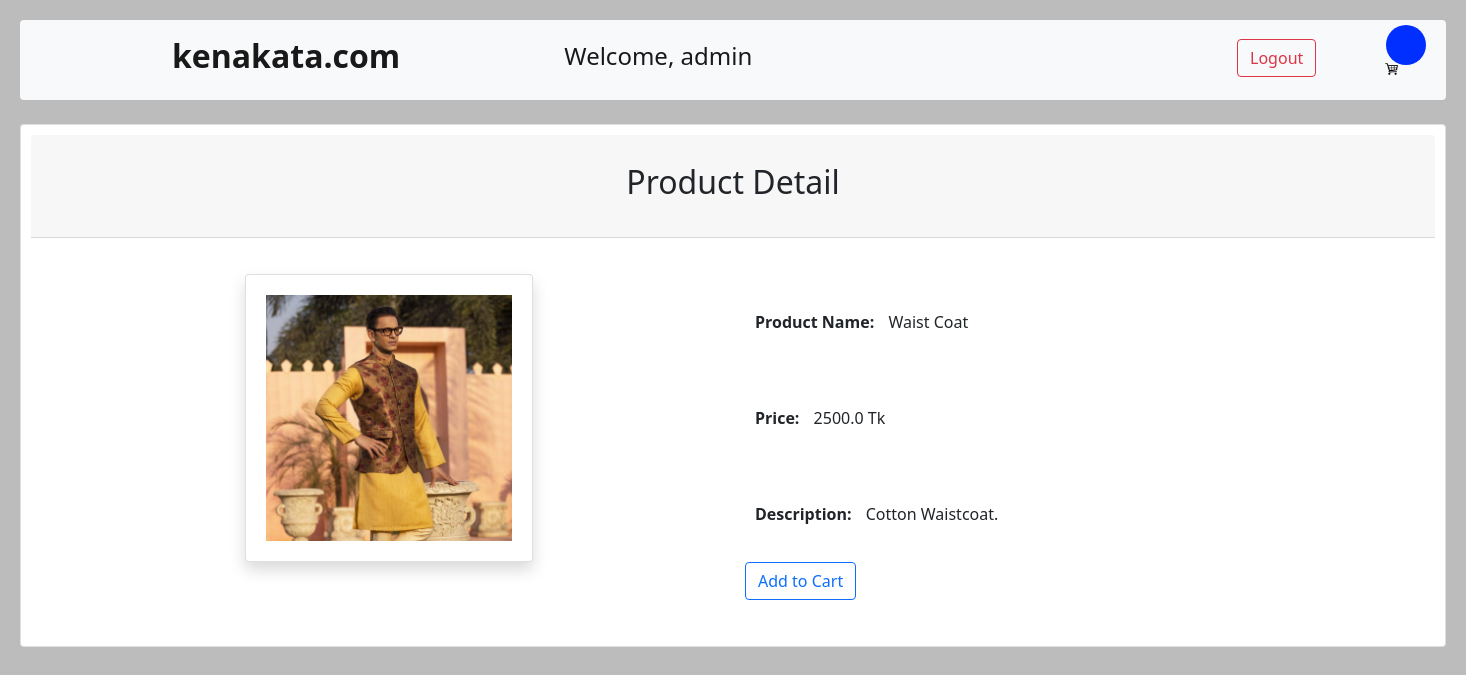
The app's page /detail/2 (signed in) with its own data.
### store/models.py (models this page shows, shortened)
class Product(models.Model):
    name =  models.CharField(max_length=50)
    price = models.FloatField(default=10.55)
    image = models.ImageField()
    detail = models.CharField(max_length=750, blank=True)

### store/views.py (the view, shortened to what this page needs)
# urls.py: path('detail/<int:pk>', ProductDetailView.as_view(), name = 'detail'),
class ProductDetailView(DetailView):
    model = Product
    template_name = "ProductDetail.html"

### store/templates/ProductDetail.html
{% extends 'base.html' %}
{% block content %}
<br>
<div class="card">
    <div class="card-header">
<center><h2>Product Detail</h2></center>
    </div>
    <div class="card-body">
        <div class="row">
        <div class = 'col-md'>
            <div class="card shadow rounded" style="width: 18rem; margin: auto;">
                <img src="{{product.image.url}}" class="card-img-top" alt="...">
              </div>
          </div>
          <div class = 'col-md'>
            <p></p><b>Product Name: </b>{{product.name}}</p>
            <p></p><b>Price: </b>{{product.price}} Tk</p>
            <p></p><b>Description: </b>{{product.detail}}</p>
            <a  class="btn btn-outline-primary addtocart" data-action = "add" data-product = "{{product.id}}">Add to Cart</a>
        </div>
          </div>
    </div>
</div>
{% endblock content %}

### store/templates/base.html (shortened to what this page needs)
<!DOCTYPE html>
<html lang="en">
    {% load static %}
<head>
    <link href="https://cdn.jsdelivr.net/npm/bootstrap@5.0.0-beta3/dist/css/bootstrap.min.css" rel="stylesheet">
    <link rel="stylesheet" href="https://cdn.jsdelivr.net/npm/uikit@3.6.22/dist/css/uikit.min.css" />
    <link rel ='stylesheet' href = "{% static 'css/style.css' %}">
</head>
<body style ="background:#bcbcbc">
      <nav class="navbar navbar-expand-lg navbar-light bg-light rounded" style="height:80px ;">
        <a class="navbar-brand" href="{% url 'store' %}"><h2><strong>kenakata.com</strong></h2></a>
          <div class="collapse navbar-collapse" id="navbarSupportedContent">
            <ul class="navbar-nav me-auto mb-2 mb-lg-0">
              {% if user.is_authenticated %}
              <li class="nav-item">
                <a class="nav-link active" aria-current="page" href="{% url 'profile' %}"><h4>Welcome, {{user}}</h4></a>
              </li>
              <li class="nav-item"><a class="btn btn-outline-danger" style="margin-top:15px;" href="{% url 'logout' %}">Logout</a></li>
            </ul>
            <form class="d-flex">
              <a href = "{% url 'cart' %}">
                <div class ='cart_container'>
                <img src = "{% static 'image/cart1.png' %}">
                <div class = 'cart-item-count'><h4>{{cart.get_itemtotal}}</h4></div>
            </div>
          </a>
            </form>
          </div>
{% endif %}
      </nav>
      {% block content %}
      {% endblock %}
</body>
</html>

### store/static/css/style.css (style rules this page uses)
* { padding: 10px; margin: 0px; box-sizing: border-box; }
.navbar-nav { width: 800px !important; justify-content: space-between !important; }
.me-auto { margin-left: 5rem !important; }
.navbar-brand { margin-left: 7rem; }
.cart_container { width: 70px; height: 70px; border-radius: 5px; display: flex; flex-direction: column; align-items: center; justify-content: end; position: relative; }
.cart_container img { width: 65%; height: 65%; }
.cart-item-count { width: 40px; height: 40px; border-radius: 50%; background-color: rgb(0, 47, 255); position: absolute; top: 0px; right: 0px; display: flex; align-items: center; justify-content: center; color: black }
.cart-item-count h4 { margin: 0px !important; }

### records on screen
Product: image (picture), name "Waist Coat", price "2500.0", detail "Cotton Waistcoat."

### other values on screen
{{ user }} "admin"
